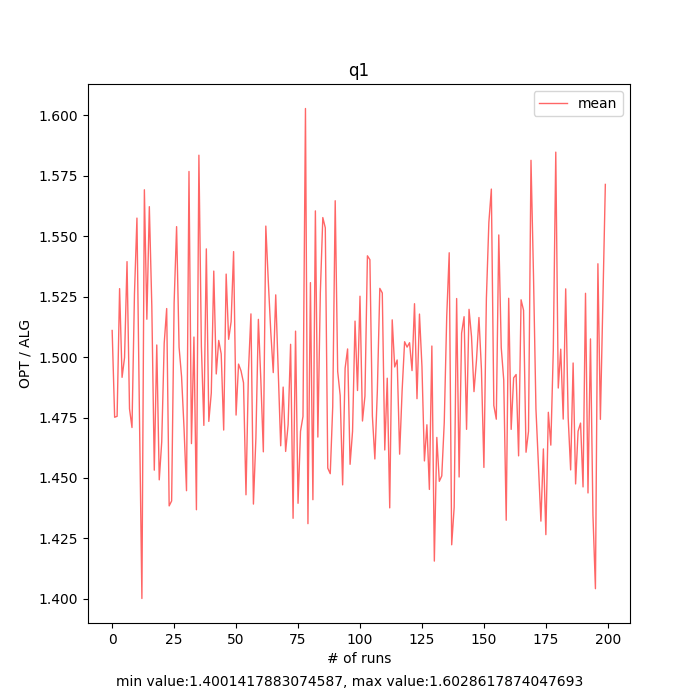

Here is the Python script that generated this plot:
from scipy.stats import truncnorm
import matplotlib.pyplot as plt
import numpy as np
import statistics
import random
import numpy as np
from scipy.optimize import linprog
from helpers import *


p_min = 5
p_max = 1000
w_upper_bound = 0.005 # Each item’s weight is very small, this is the upper bound
w_lower_bound = 0.002
item_amount = 1000


runs = 200


def calculate_beta():
    return 1 / (1 + np.log(p_max/p_min))

def calculate_optimal_ratio(y_t):
    beta = calculate_beta()
    #print("beta,",beta)
    #print("y_t",y_t)
    if 0<= y_t and y_t < beta:
        return p_min
    elif y_t <= 1:
        return p_min * np.exp(y_t/beta - 1)
    else:
        return -1

def calculate_alg_return(item_value_list,item_weight_list):
     # Algorithm starts.
    y = 0
    take_list = [0 for i in range(len(item_value_list))]
    for t in range(item_amount):
        #print(t)
        threshold = calculate_optimal_ratio(y)
        if threshold<0:
            break
        #print("threshold",threshold)
        ratio = item_value_list[t] / item_weight_list[t]

        if ratio > threshold:
            take_list[t] = 1

        #print(len(item_value_list),len(take_list))
        y = np.dot(item_weight_list, take_list)
        if y > 1:
            take_list[t] = 0
            break

    alg_result = np.dot(item_value_list, take_list)  
    return alg_result

def experiment(runs):
    ratio_list = []
    for each_run in range(runs):

        # Initialize items.
        item_value_list = []
        item_weight_list = []

        for each_item in range(item_amount):
            weight = random.uniform(w_lower_bound,w_upper_bound)
            item_weight_list.append(weight)
            value_lower_bound = p_min*weight
            value_upper_bound = p_max*weight
            value = random.uniform(value_lower_bound,value_upper_bound)
            item_value_list.append(value)

        alg_result = calculate_alg_return(item_value_list,item_weight_list)
        
        optimal_result = solve_lp(item_value_list, item_weight_list)

        ratio = optimal_result / alg_result  
        ratio_list.append(ratio)

    #print(ratio_list)
    plot_runs([i for i in range(runs)], ratio_list,"q1")

          
# The first question.
experiment(runs)




    
